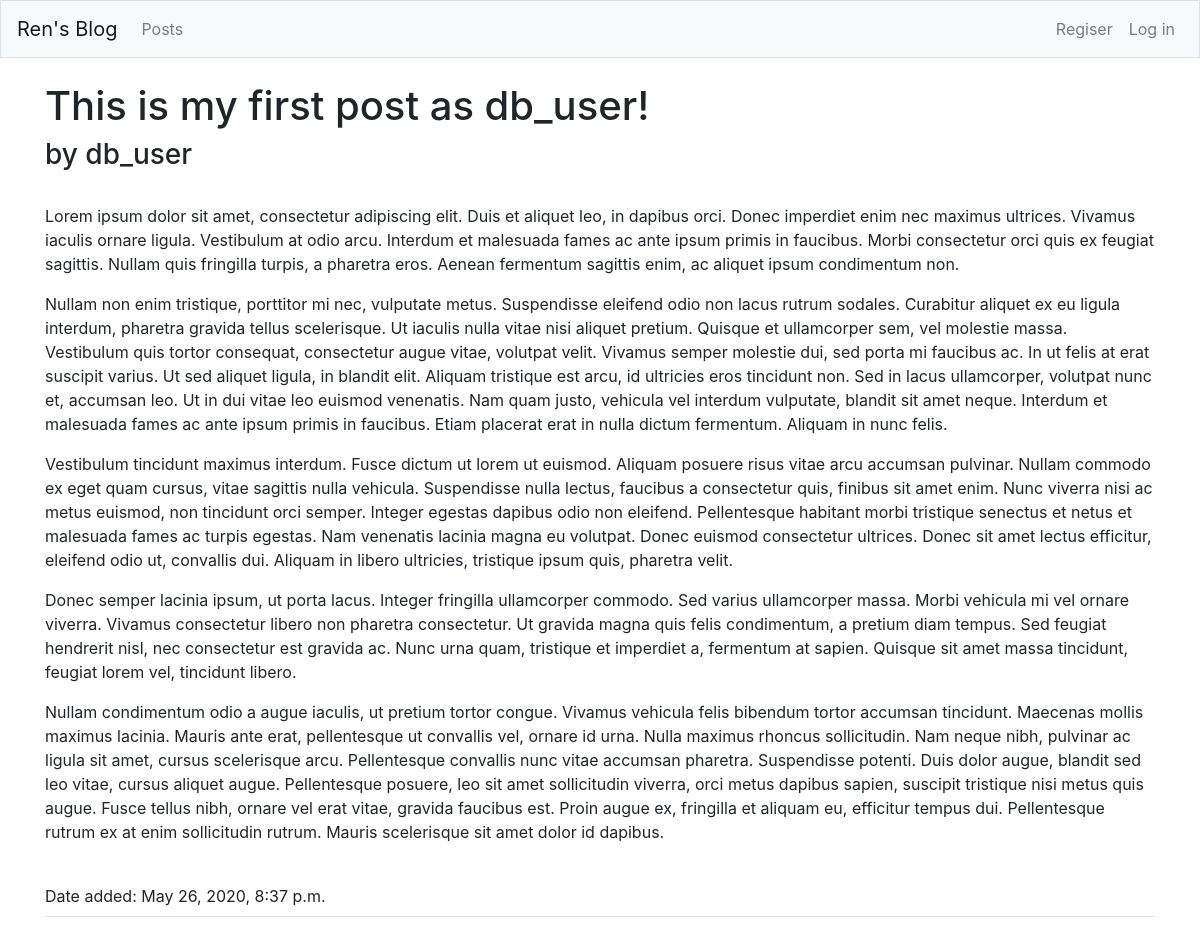
The page /posts/4 on the database its author committed.
### blogs/models.py (models this page shows, shortened)
class BlogPost(models.Model):
    date_added = models.DateTimeField(auto_now_add=True)
    title = models.CharField(max_length=64, unique=True)
    text = models.TextField()
    owner = models.ForeignKey(User, on_delete=models.CASCADE)

### blogs/views.py (the view)
# urls.py: path('posts/<int:post_id>', views.post, name='post'),
def post(request, post_id):
    post = BlogPost.objects.get(id=post_id)
    context = {'post': post}
    return render(request, 'blogs/post.html', context)

### blogs/templates/blogs/post.html
{% extends 'blogs/base.html' %}
{% load bootstrap4 %}
{% block page_header %}
<h1>
  {{ post.title }}
</h1>
<h3>
  by {{ post.owner }}
</h3>
{% endblock page_header %}
{% block content %}
<br>
<div class="panel panel-default">
    <div class="panel-body">
      {{ post.text|linebreaks }}
      <br>
      Date added: {{ post.date_added }}
    </div>
  </div>
{% endblock content %}

### rows shown on the page
BlogPost: title "This is my first post as db_user!", owner "db_user", text "Lorem ipsum dolor sit amet, consectetur adipiscing elit. Duis et aliquet leo, in dapibus orci. Donec imperdiet enim nec maximus ultrices. Vivamus iaculis ornare ligula. Vestibulum at odio arcu. Interdum et malesuada fames ac ante ipsum primis in faucibus. Morbi consectetur orci quis ex feugiat sagittis. Nullam quis fringilla turpis, a pharetra eros. Aenean fermentum sagittis enim, ac aliquet ipsum condimentum non. Nullam non enim tristique, porttitor mi nec, vulputate metus. Suspendisse eleifend odio non lacus rutrum sodales. Curabitur aliquet ex eu ligula interdum, pharetra gravida tellus scelerisque. Ut iaculis nulla vitae nisi aliquet pretium. Quisque et ullamcorper sem, vel molestie…", date_added "May 26, 2020, 8:37 p.m."
